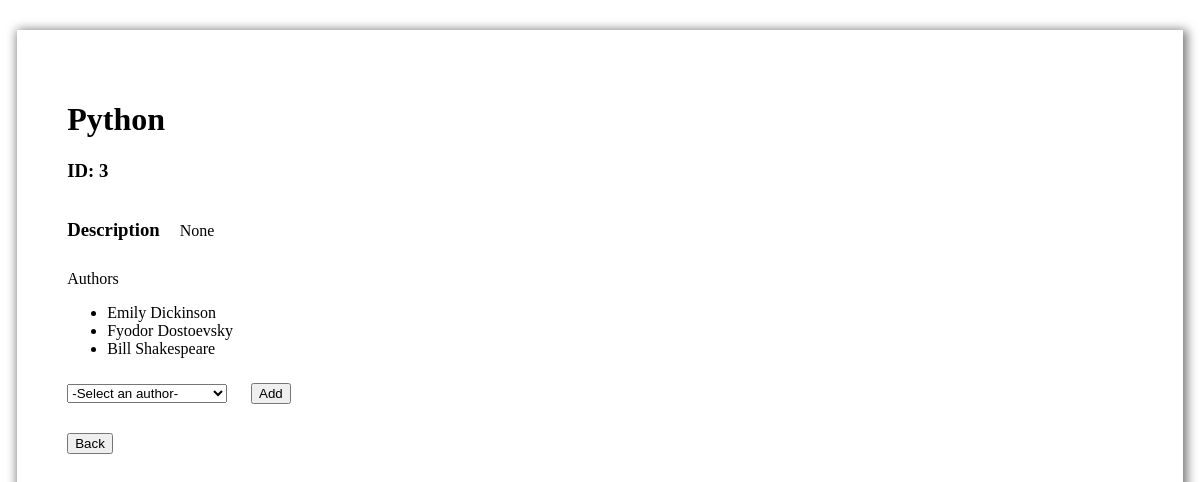
Page /books/3 on the earlier database version.
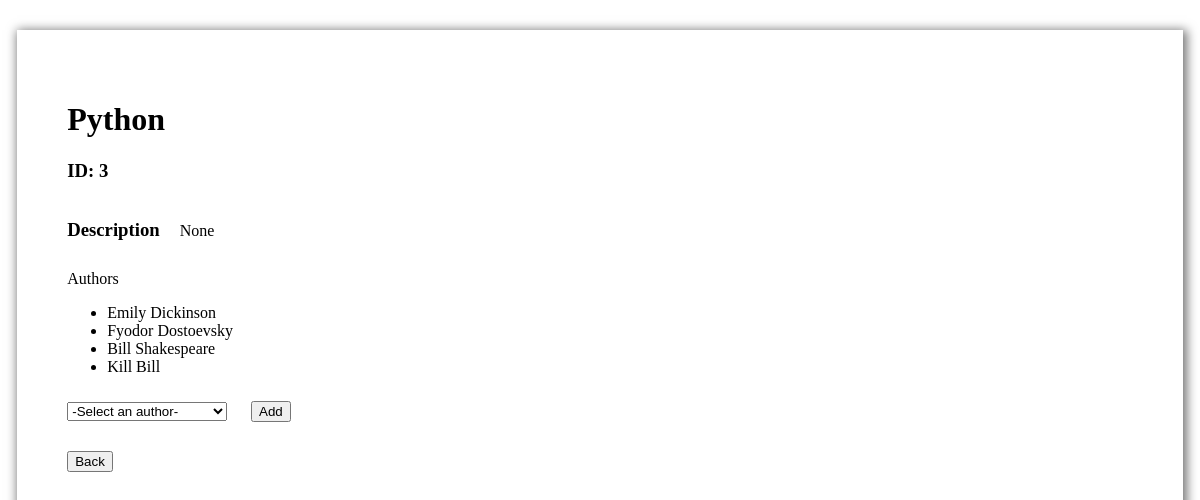
Same page on the later database version.
### books_authors_app/models.py (models this page shows)
class Author(models.Model):
    first_name = models.CharField(max_length=30)
    last_name = models.CharField(max_length=30)
    books = models.ManyToManyField (Book, related_name="authors")
    notes = models.TextField(null=True)
    created_at = models.DateTimeField(auto_now_add=True)
    update_at = models.DateTimeField(auto_now=True)

### books_authors_app/views.py (the view)
# urls.py: path('books/<num>', views.viewBook),
def viewBook(request, num):
    key = int(num)
    print(key)
    context = {
        'book': Book.objects.get(id=key).authors.all(),
        'viewbook': Book.objects.get(id=key),
        'Authors': Author.objects.all(),
    }
    return render(request, 'view.html', context)

### books_authors_app/templates/view.html (shortened to what this page needs)
<!DOCTYPE html>
<html lang="en">
<head>
    {% load static %}
    <link rel="stylesheet" type="text/css" href="{% static 'viewer.css' %}">
</head>
<body>
    <div id="ViewBox">
        <h1>{{ viewbook.title }}</h1>
        <div class="content">
            <h3>ID: {{ viewbook.id }}</h3>
            <div class="text">
                <h3>Description</h3> <p>{{ viewbook.desc }}</p>
            </div>
            <div class="authorList">
                <label>Authors</label>
                <ul>
                    {% for guy in book %}
                    <li>{{ guy.first_name }} {{ guy.last_name }}</li>
                    {% endfor %}
                </ul>
            </div>
            <form action="add/authorToBook/{{ viewbook.id }}" method="POST">
                <select name="alist" id="alist">
                    <option value="" disabled selected>-Select an author-</option>
                </select>
                <button type="submit">Add</button>
            </form>
            <form action="/">
                <button type="submit">Back</button>
            </form>
        </div>
    </div>
</body>
</html>

Differences in the rows shown:
added Author: first_name "Kill", last_name "Bill"
